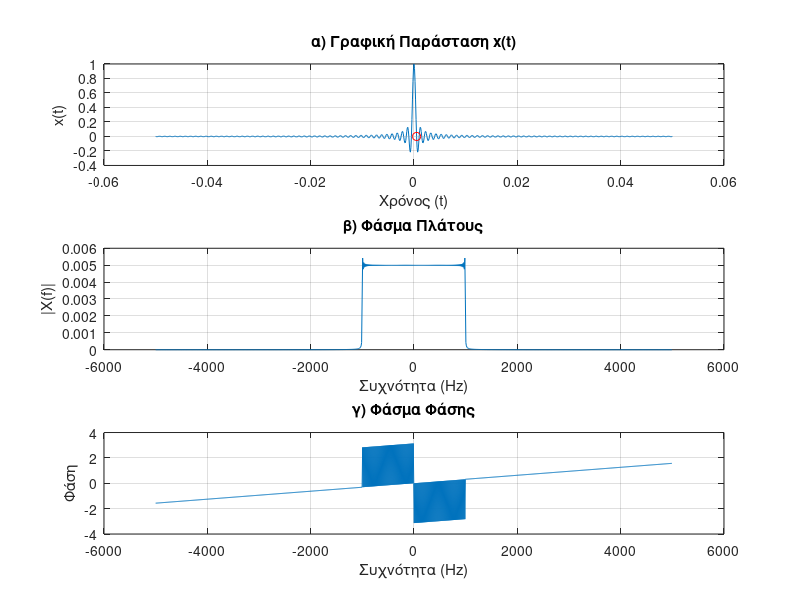

Write the MATLAB code that produced this figure.
dt = 0.0001;
t = -0.05:dt:0.05;
x = sinc(2000*t);

% α) γραφική παράσταση του σήματος x(t)
subplot(3,1,1)
plot(t, x);
title('α) Γραφική Παράσταση x(t)')
xlabel('Χρόνος (t)');
ylabel('x(t)');
grid on;

%! Σε ποια χρονική στιγμή συμβαίνει ο πρώτος μηδενισμός του σήματος?
% Γενικά ένα ημίτονο είναι 0 όταν το t είναι k*π, όπου k=0,1,2,3,...
% Αρα για το sinc(2000t)= sin(2000πt)/(2000πt) θα έχουμε μηδενισμό όταν
% 2000πt = k*π => t = k/2000, όπου k=1,2,3,... (όχι 0 γιατί τότε και παρανομαστής 0)
% Επομένως, Ο πρώτος μηδενισμός του σήματος δηλαδή συμβαίνει στην χρονική στιγμή t = 1 / 2000 (k = 1)
% ο δεύτερος για t = 2 / 2000 (k = 2) κτλ.

% oρισμός χρόνου μηδενισμού του σήματος
hold on;
t_zero = 1 / 2000;       
% γράφημα του σημείου πρώτου μηδενισμού του σήματος x
plot(t_zero, 0, 'ro');   % όταν x(t) = 0 πλοτάρουμε το t με κόκκινο κύκλο ('ro')

% β) το φάσμα πλάτους του σήματος x(t)

BW = 1/dt;              % εύρος ζώνης που ορίζεται από τη δειγματοληψία στο χρόνο
N = length(x);          % το πλήθος των σημείων του σήματος
df = BW/N;              % η δειγματοληψία στο πεδίο των συχνοτήτων
f = -BW/2:df:(BW/2-df); % οι συχνότητες

% Υπολογισμός του φάσματος 
Xf = fft(x);
Xf = fftshift(Xf)/N;

% Απεικόνιση του φάσματος πλάτους
subplot(3,1,2);
plot(f, abs(Xf));
title('β) Φάσμα Πλάτους');
xlabel('Συχνότητα (Hz)');
ylabel('|X(f)|');
grid on;

% γ) το φάσμα φάσης του σήματος
subplot(3,1,3);
plot(f, angle(Xf)); % η συνάρτηση angle(Xf) επιστρέφει τη φάση του Xf
title('γ) Φάσμα Φάσης');
xlabel('Συχνότητα (Hz)');
ylabel('Φάση');
grid on;